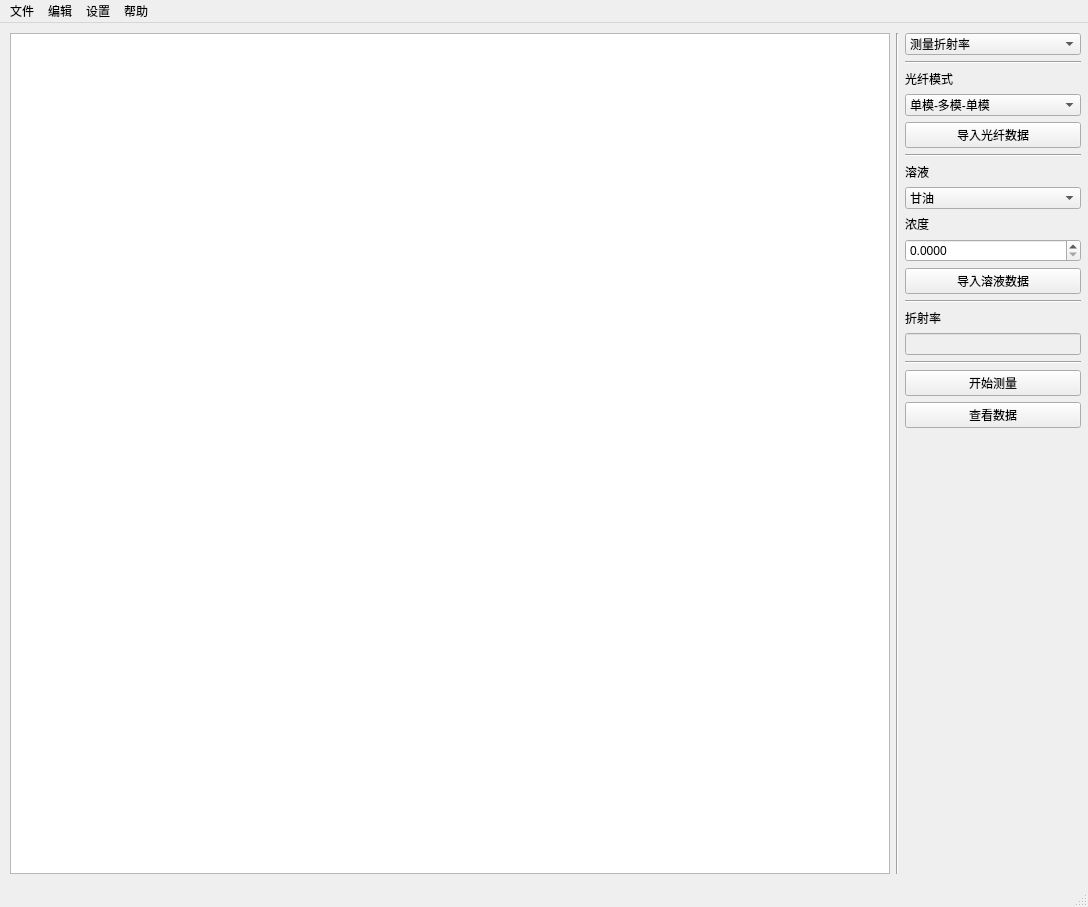
<?xml version="1.0" encoding="UTF-8"?>
<ui version="4.0">
 <class>MainWindow</class>
 <widget class="QMainWindow" name="MainWindow">
  <property name="geometry">
   <rect>
    <x>0</x>
    <y>0</y>
    <width>1088</width>
    <height>907</height>
   </rect>
  </property>
  <property name="windowTitle">
   <string>MainWindow</string>
  </property>
  <widget class="QWidget" name="centralwidget">
   <widget class="QWidget" name="horizontalLayoutWidget">
    <property name="geometry">
     <rect>
      <x>10</x>
      <y>10</y>
      <width>1071</width>
      <height>841</height>
     </rect>
    </property>
    <layout class="QHBoxLayout" name="horizontalLayout" stretch="5,0,1">
     <item>
      <layout class="QGridLayout" name="gridLayout">
       <item row="0" column="0">
        <widget class="QGraphicsView" name="graphicsView"/>
       </item>
      </layout>
     </item>
     <item>
      <widget class="Line" name="line">
       <property name="orientation">
        <enum>Qt::Vertical</enum>
       </property>
      </widget>
     </item>
     <item>
      <layout class="QVBoxLayout" name="verticalLayout_2">
       <item>
        <widget class="QComboBox" name="comboBox_2">
         <item>
          <property name="text">
           <string>测量折射率</string>
          </property>
         </item>
         <item>
          <property name="text">
           <string>测量浓度</string>
          </property>
         </item>
         <item>
          <property name="text">
           <string>...</string>
          </property>
         </item>
        </widget>
       </item>
       <item>
        <widget class="Line" name="line_3">
         <property name="orientation">
          <enum>Qt::Horizontal</enum>
         </property>
        </widget>
       </item>
       <item>
        <layout class="QVBoxLayout" name="verticalLayout_5">
         <item>
          <layout class="QVBoxLayout" name="verticalLayout_6">
           <item>
            <widget class="QLabel" name="label_3">
             <property name="text">
              <string>光纤模式</string>
             </property>
            </widget>
           </item>
           <item>
            <widget class="QComboBox" name="comboBox_3">
             <item>
              <property name="text">
               <string>单模-多模-单模</string>
              </property>
             </item>
             <item>
              <property name="text">
               <string>多模-单模-多模</string>
              </property>
             </item>
            </widget>
           </item>
           <item>
            <widget class="QPushButton" name="pushButton_3">
             <property name="text">
              <string>导入光纤数据</string>
             </property>
            </widget>
           </item>
          </layout>
         </item>
        </layout>
       </item>
       <item>
        <widget class="Line" name="line_4">
         <property name="orientation">
          <enum>Qt::Horizontal</enum>
         </property>
        </widget>
       </item>
       <item>
        <layout class="QVBoxLayout" name="verticalLayout">
         <item>
          <layout class="QVBoxLayout" name="verticalLayout_4">
           <item>
            <widget class="QLabel" name="label_2">
             <property name="text">
              <string>溶液</string>
             </property>
            </widget>
           </item>
           <item>
            <widget class="QComboBox" name="comboBox">
             <item>
              <property name="text">
               <string>甘油</string>
              </property>
             </item>
             <item>
              <property name="text">
               <string>1-丙醇</string>
              </property>
             </item>
             <item>
              <property name="text">
               <string>...</string>
              </property>
             </item>
            </widget>
           </item>
           <item>
            <widget class="QLabel" name="label_4">
             <property name="text">
              <string>浓度</string>
             </property>
            </widget>
           </item>
           <item>
            <widget class="QDoubleSpinBox" name="doubleSpinBox">
             <property name="decimals">
              <number>4</number>
             </property>
             <property name="singleStep">
              <double>0.001000000000000</double>
             </property>
            </widget>
           </item>
           <item>
            <widget class="QPushButton" name="pushButton_4">
             <property name="text">
              <string>导入溶液数据</string>
             </property>
            </widget>
           </item>
          </layout>
         </item>
         <item>
          <widget class="Line" name="line_2">
           <property name="orientation">
            <enum>Qt::Horizontal</enum>
           </property>
          </widget>
         </item>
         <item>
          <layout class="QVBoxLayout" name="verticalLayout_3">
           <item>
            <widget class="QLabel" name="label">
             <property name="text">
              <string>折射率</string>
             </property>
            </widget>
           </item>
           <item>
            <widget class="QLineEdit" name="lineEdit">
             <property name="enabled">
              <bool>false</bool>
             </property>
            </widget>
           </item>
          </layout>
         </item>
        </layout>
       </item>
       <item>
        <widget class="Line" name="line_5">
         <property name="orientation">
          <enum>Qt::Horizontal</enum>
         </property>
        </widget>
       </item>
       <item>
        <layout class="QVBoxLayout" name="verticalLayout_7">
         <item>
          <widget class="QPushButton" name="pushButton">
           <property name="text">
            <string>开始测量</string>
           </property>
          </widget>
         </item>
         <item>
          <widget class="QPushButton" name="pushButton_2">
           <property name="text">
            <string>查看数据</string>
           </property>
          </widget>
         </item>
        </layout>
       </item>
       <item>
        <spacer name="verticalSpacer">
         <property name="orientation">
          <enum>Qt::Vertical</enum>
         </property>
         <property name="sizeHint" stdset="0">
          <size>
           <width>20</width>
           <height>40</height>
          </size>
         </property>
        </spacer>
       </item>
      </layout>
     </item>
    </layout>
   </widget>
  </widget>
  <widget class="QMenuBar" name="menubar">
   <property name="geometry">
    <rect>
     <x>0</x>
     <y>0</y>
     <width>1088</width>
     <height>21</height>
    </rect>
   </property>
   <widget class="QMenu" name="menu">
    <property name="title">
     <string>文件</string>
    </property>
    <addaction name="separator"/>
    <addaction name="action_2"/>
   </widget>
   <widget class="QMenu" name="menu_2">
    <property name="title">
     <string>编辑</string>
    </property>
   </widget>
   <widget class="QMenu" name="menu_3">
    <property name="title">
     <string>设置</string>
    </property>
   </widget>
   <widget class="QMenu" name="menu_4">
    <property name="title">
     <string>帮助</string>
    </property>
   </widget>
   <addaction name="menu"/>
   <addaction name="menu_2"/>
   <addaction name="menu_3"/>
   <addaction name="menu_4"/>
  </widget>
  <widget class="QStatusBar" name="statusbar"/>
  <action name="action_2">
   <property name="text">
    <string>保存实验</string>
   </property>
  </action>
 </widget>
 <resources/>
 <connections/>
</ui>
